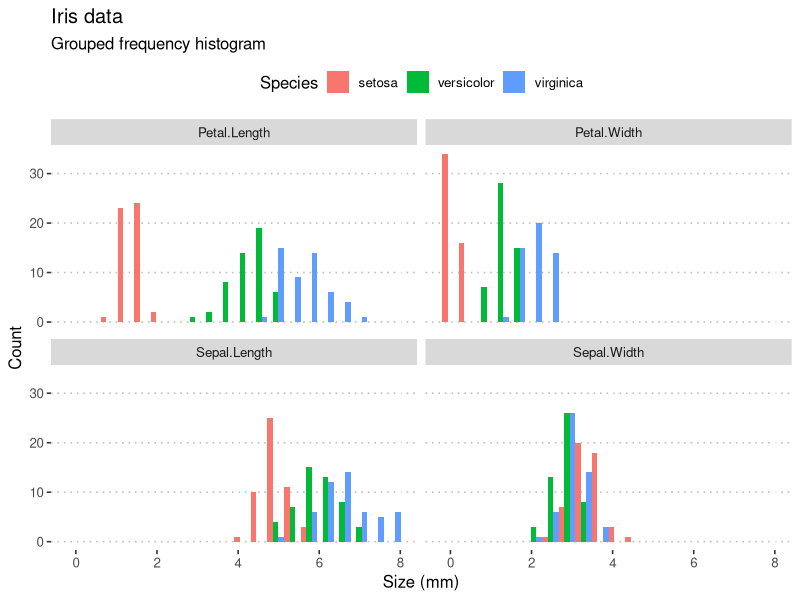
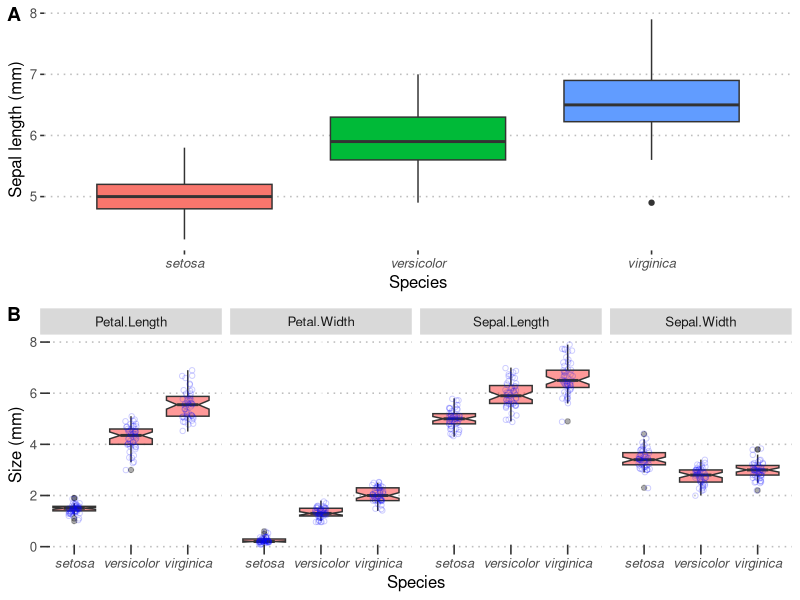
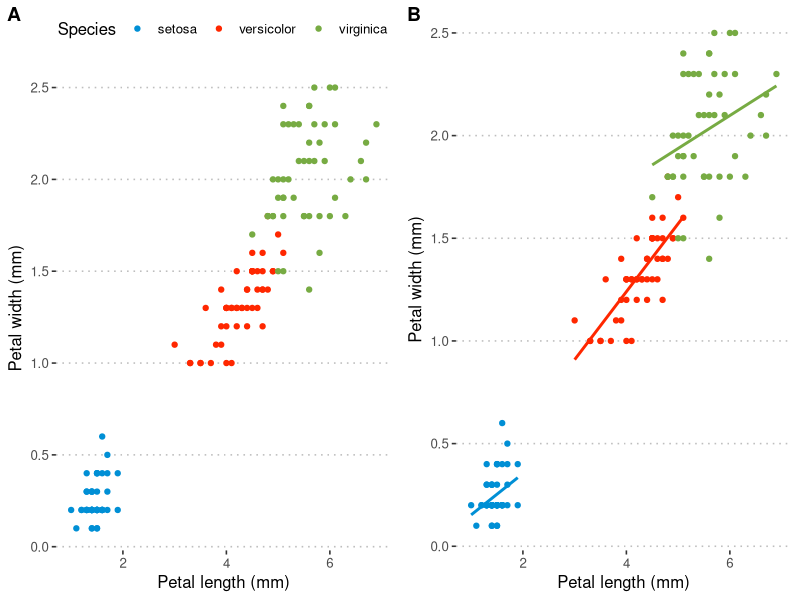
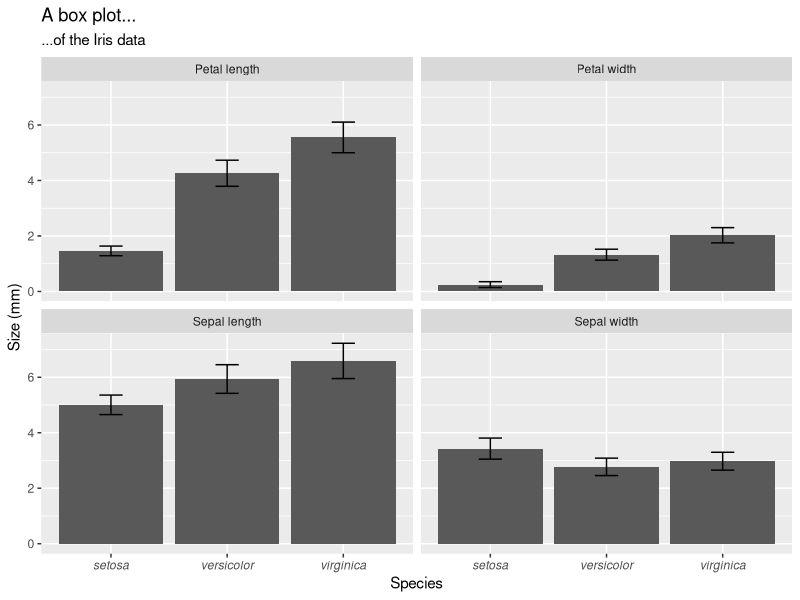
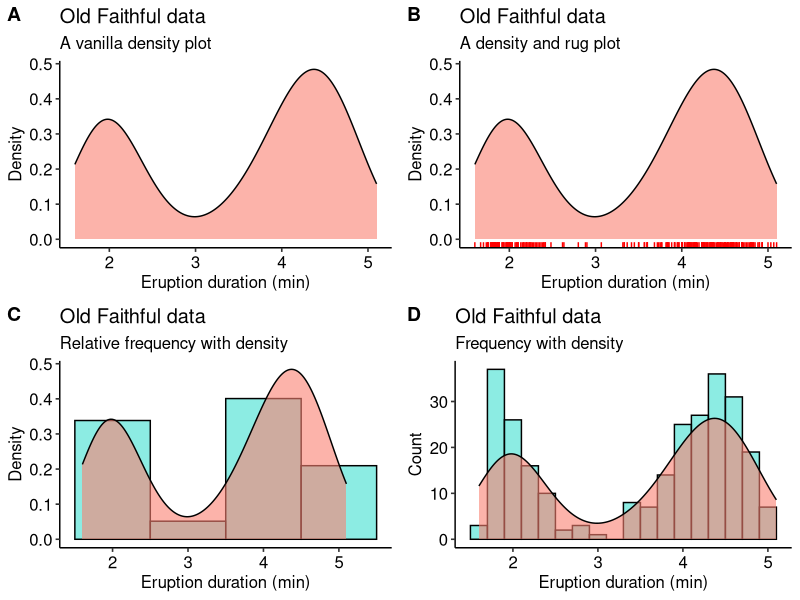
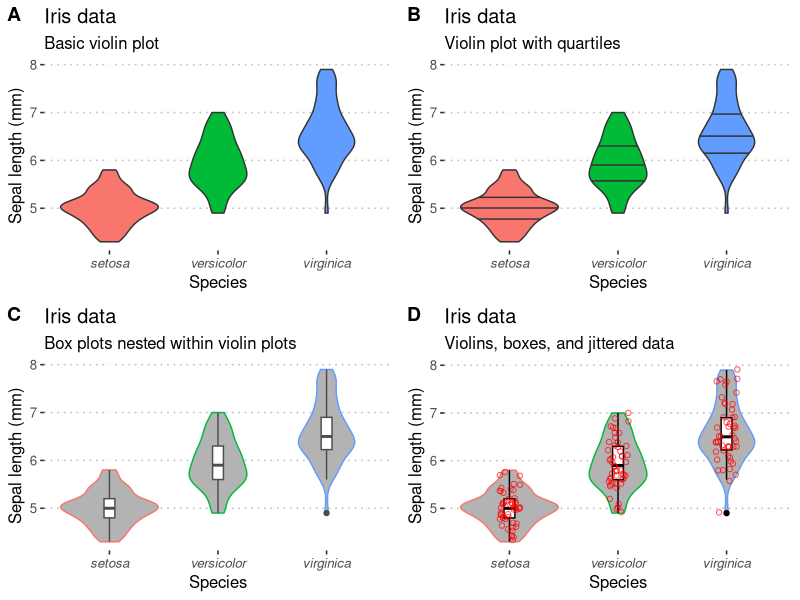

The R source for these figures, in order:
## ---- chunk 1
knitr::opts_chunk$set(
  comment = "R>",
  warning = FALSE,
  message = FALSE
)
## ---- chunk 2
library(tidyverse)
library(ggpubr)
library(RColorBrewer)
library(ggthemes)
## ---- chunk 3
# the numerical summary produced by a piped series of functions;
# create a summary of the data (i.e. number of replicates per species)
# used for (A), (B) and (C), below
iris.cnt <- iris %>%
  count(Species) %>% # automagically creates a column, n, with the counts
  mutate(prop = n / sum(n)) # creates the relative proportion of each species
iris.cnt
## ---- chunk 4

## ---- chunk 5
# first we make long data
iris.long <- iris %>% 
  gather(key = "variable", value = "size", -Species)

ggplot(data = iris.long, aes(x = size)) +
  geom_histogram(position = "dodge", # ommitting this creates a stacked histogram
                 colour = NA, bins = 20,
                 aes(fill = Species)) +
  facet_wrap(~variable) +
  labs(title = "Iris data",
       subtitle = "Grouped frequency histogram",
       x = "Size (mm)",
       y = "Count") +
  theme_pubclean()
## ---- chunk 6
plt1 <- ggplot(data = iris, aes(x = Species, y = Sepal.Length, fill = Species)) +
  geom_boxplot(show.legend = FALSE, notch = FALSE) + theme_pubclean() +
  labs(y = "Sepal length (mm)") +
  theme(axis.text.x = element_text(face = "italic"))

plt2 <- ggplot(data = iris.long, aes(x = Species, y = size)) +
  geom_boxplot(fill = "red", alpha = 0.4, notch = TRUE) +
  geom_jitter(width = 0.1, shape = 21, colour = "blue", fill = NA, alpha = 0.2) +
  facet_wrap(~variable, nrow = 1) +
  labs(y = "Size (mm)") + theme_pubclean() +
  theme(axis.text.x = element_text(face = "italic")) +
  theme(axis.ticks.length=unit(-0.25, "cm"), axis.ticks.margin=unit(0.5, "cm"))

ggarrange(plt1, plt2, nrow = 2, ncol = 1, labels = "AUTO")
## ---- chunk 7
plt1 <- ggplot(data = iris, aes(x = Petal.Length, y = Petal.Width, colour = Species)) +
  geom_point() +
  labs(x = "Petal length (mm)", y = "Petal width (mm)") +
  theme(legend.position = c(0.18, 0.85)) +
  scale_color_fivethirtyeight() +
  scale_fill_fivethirtyeight() + 
  theme_pubclean()

plt2 <- ggplot(data = iris, aes(x = Petal.Length, y = Petal.Width, colour = Species)) +
  geom_point(show.legend = FALSE) +
  geom_smooth(method = "lm", se = FALSE, show.legend = FALSE) +
  scale_color_fivethirtyeight() +
  scale_fill_fivethirtyeight() +
  labs(x = "Petal length (mm)", y = "Petal width (mm)") + 
  theme_pubclean()

ggarrange(plt1, plt2, ncol = 2, nrow = 1, labels = "AUTO")
## ---- chunk 8
# first make nice labels for the facets because the default ones
# in the dataframe are not so nice; use the `labeller()` function
# to receive the new variable names defined here
facet.names <- c(Petal.Length = "Petal length",
                 Petal.Width = "Petal width",
                 Sepal.Length = "Sepal length",
                 Sepal.Width = "Sepal width")

# start with the `iris.long` long data that were produced above
# we create summaries of mean and SD and squirt it directly
# into the ggplot functions
iris.long %>% 
  group_by(Species, variable) %>%
  summarise(mean.size = mean(size),
            sd.size = sd(size)) %>%
  ggplot(aes(x = Species, y = mean.size)) +
  geom_bar(stat = "identity") +
  geom_errorbar(aes(ymin = mean.size - sd.size, ymax = mean.size + sd.size), width = 0.2) +
  facet_wrap(~variable, labeller = labeller(variable = facet.names)) +
  labs(y = "Size (mm)", title = "A box plot...", subtitle = "...of the Iris data") +
  theme(axis.text.x = element_text(face = "italic"))
## ---- chunk 9
# a normal density graph
dens1 <- ggplot(data = faithful, aes(x = eruptions)) +
  geom_density(colour = "black", fill = "salmon", alpha = 0.6) +
  labs(title = "Old Faithful data",
       subtitle = "A vanilla density plot",
       x = "Eruption duration (min)",
       y = "Density") + theme_pubr()

# a density and rug plot combo
dens2 <- ggplot(data = faithful, aes(x = eruptions)) +
  geom_density(colour = "black", fill = "salmon", alpha = 0.6) +
  geom_rug(colour = "red") +
  labs(title = "Old Faithful data",
       subtitle = "A density and rug plot",
       x = "Eruption duration (min)",
       y = "Density") + theme_pubr()

# a relative frequency histogram overlayed with a density plot
dens3 <- ggplot(data = faithful, aes(x = eruptions)) +
  geom_histogram(aes(y = ..density..),
                 position = 'identity', binwidth = 1,
                 colour = "black", fill = "turquoise", alpha = 0.6) +
  geom_density(colour = "black", fill = "salmon", alpha = 0.6) +
  labs(title = "Old Faithful data",
       subtitle = "Relative frequency with density",
       x = "Eruption duration (min)",
       y = "Density") + theme_pubr()

# a normal frequency histogram with density overlayed
# note that the density curve must be adjusted by
# the number of data points times the bin width
dens4 <- ggplot(data = faithful, aes(x = eruptions)) +
  geom_histogram(aes(y = ..count..),
                 binwidth = 0.2, colour = "black", fill = "turquoise", alpha = 0.6) +
  geom_density(aes(y = ..density.. * nrow(datasets::faithful) * 0.2), position = "identity",
               colour = "black", fill = "salmon", alpha = 0.6) +
  labs(title = "Old Faithful data",
       subtitle = "Frequency with density",
       x = "Eruption duration (min)",
       y = "Count") + theme_pubr()

ggarrange(dens1, dens2, dens3, dens4, ncol = 2, nrow = 2, labels = "AUTO")
## ---- chunk 10
# A basic violin plot
vio1 <- ggplot(data = iris, aes(x = Species, y = Sepal.Length, fill = Species)) +
  geom_violin() + 
  theme_pubclean() + theme(legend.position = "none") +
  labs(title = "Iris data",
       subtitle = "Basic violin plot", y = "Sepal length (mm)") +
  theme(axis.text.x = element_text(face = "italic"))

# Aviolin plot showing the quartiles as lines
vio2 <- ggplot(data = iris, aes(x = Species, y = Sepal.Length, fill = Species)) +
  geom_violin(show.legend = FALSE, draw_quantiles = c(0.25, 0.5, 0.75)) + 
  theme_pubclean() + theme(legend.position = "none") +
  labs(title = "Iris data",
       subtitle = "Violin plot with quartiles", y = "Sepal length (mm)") +
  theme(axis.text.x = element_text(face = "italic"))

# Box plots nested within violin plots
vio3 <- ggplot(data = iris, aes(x = Species, y = Sepal.Length, colour = Species)) +
  geom_violin(fill = "grey70") + 
  geom_boxplot(width = 0.1, colour = "grey30", fill = "white") +
  theme_pubclean() + theme(legend.position = "none") +
  labs(title = "Iris data",
       subtitle = "Box plots nested within violin plots", y = "Sepal length (mm)") +
  theme(axis.text.x = element_text(face = "italic"))

# Boxes in violins with the raw data jittered about
vio4 <- ggplot(data = iris, aes(x = Species, y = Sepal.Length, colour = Species)) +
  geom_violin(fill = "grey70") + 
  geom_boxplot(width = 0.1, colour = "black", fill = "white") +
  geom_jitter(shape = 1, width = 0.1, colour = "red", alpha = 0.7, fill = NA) +
  theme_pubclean() + theme(legend.position = "none") +
  labs(title = "Iris data",
       subtitle = "Violins, boxes, and jittered data", y = "Sepal length (mm)") +
  theme(axis.text.x = element_text(face = "italic"))

ggarrange(vio1, vio2, vio3, vio4, ncol = 2, nrow = 2, labels = "AUTO")
